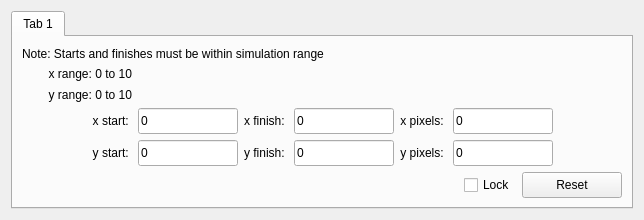
<?xml version="1.0" encoding="UTF-8"?>
<ui version="4.0">
 <class>StemAreaFrame</class>
 <widget class="QWidget" name="StemAreaFrame">
  <property name="geometry">
   <rect>
    <x>0</x>
    <y>0</y>
    <width>644</width>
    <height>218</height>
   </rect>
  </property>
  <property name="windowTitle">
   <string>Form</string>
  </property>
  <layout class="QVBoxLayout" name="verticalLayout">
   <item>
    <widget class="QTabWidget" name="tabWidget">
     <property name="currentIndex">
      <number>0</number>
     </property>
     <widget class="QWidget" name="tab">
      <attribute name="title">
       <string>Tab 1</string>
      </attribute>
      <layout class="QGridLayout" name="gridLayout">
       <item row="3" column="1">
        <widget class="QLabel" name="label_1">
         <property name="text">
          <string>x start: </string>
         </property>
         <property name="alignment">
          <set>Qt::AlignRight|Qt::AlignTrailing|Qt::AlignVCenter</set>
         </property>
        </widget>
       </item>
       <item row="5" column="0" colspan="8">
        <layout class="QHBoxLayout" name="horizontalLayout">
         <item>
          <spacer name="hSpacer_3">
           <property name="orientation">
            <enum>Qt::Horizontal</enum>
           </property>
           <property name="sizeHint" stdset="0">
            <size>
             <width>40</width>
             <height>20</height>
            </size>
           </property>
          </spacer>
         </item>
         <item>
          <widget class="QCheckBox" name="chkLock">
           <property name="text">
            <string>Lock</string>
           </property>
          </widget>
         </item>
         <item>
          <widget class="QPushButton" name="btnReset">
           <property name="minimumSize">
            <size>
             <width>100</width>
             <height>26</height>
            </size>
           </property>
           <property name="maximumSize">
            <size>
             <width>100</width>
             <height>16777215</height>
            </size>
           </property>
           <property name="text">
            <string>Reset</string>
           </property>
          </widget>
         </item>
        </layout>
       </item>
       <item row="0" column="0" colspan="8">
        <widget class="QLabel" name="label">
         <property name="text">
          <string>Note: Starts and finishes must be within simulation range</string>
         </property>
        </widget>
       </item>
       <item row="3" column="5">
        <widget class="QLabel" name="label_5">
         <property name="text">
          <string>x pixels: </string>
         </property>
         <property name="alignment">
          <set>Qt::AlignRight|Qt::AlignTrailing|Qt::AlignVCenter</set>
         </property>
        </widget>
       </item>
       <item row="1" column="0" colspan="8">
        <widget class="QLabel" name="lblRangeX">
         <property name="text">
          <string>        x range: 0 to 10</string>
         </property>
        </widget>
       </item>
       <item row="4" column="1">
        <widget class="QLabel" name="label_3">
         <property name="text">
          <string>y start: </string>
         </property>
         <property name="alignment">
          <set>Qt::AlignRight|Qt::AlignTrailing|Qt::AlignVCenter</set>
         </property>
        </widget>
       </item>
       <item row="4" column="2">
        <widget class="QLineEdit" name="edtStartY">
         <property name="minimumSize">
          <size>
           <width>100</width>
           <height>26</height>
          </size>
         </property>
         <property name="maximumSize">
          <size>
           <width>100</width>
           <height>16777215</height>
          </size>
         </property>
         <property name="text">
          <string>0</string>
         </property>
        </widget>
       </item>
       <item row="3" column="6">
        <widget class="QLineEdit" name="edtPixelsX">
         <property name="minimumSize">
          <size>
           <width>100</width>
           <height>26</height>
          </size>
         </property>
         <property name="maximumSize">
          <size>
           <width>100</width>
           <height>16777215</height>
          </size>
         </property>
         <property name="text">
          <string>0</string>
         </property>
        </widget>
       </item>
       <item row="3" column="2">
        <widget class="QLineEdit" name="edtStartX">
         <property name="minimumSize">
          <size>
           <width>100</width>
           <height>26</height>
          </size>
         </property>
         <property name="maximumSize">
          <size>
           <width>100</width>
           <height>16777215</height>
          </size>
         </property>
         <property name="text">
          <string>0</string>
         </property>
        </widget>
       </item>
       <item row="4" column="5">
        <widget class="QLabel" name="label_6">
         <property name="text">
          <string>y pixels: </string>
         </property>
         <property name="alignment">
          <set>Qt::AlignRight|Qt::AlignTrailing|Qt::AlignVCenter</set>
         </property>
        </widget>
       </item>
       <item row="4" column="6">
        <widget class="QLineEdit" name="edtPixelsY">
         <property name="minimumSize">
          <size>
           <width>100</width>
           <height>26</height>
          </size>
         </property>
         <property name="maximumSize">
          <size>
           <width>100</width>
           <height>16777215</height>
          </size>
         </property>
         <property name="text">
          <string>0</string>
         </property>
        </widget>
       </item>
       <item row="4" column="3">
        <widget class="QLabel" name="label_4">
         <property name="text">
          <string>y finish: </string>
         </property>
         <property name="alignment">
          <set>Qt::AlignRight|Qt::AlignTrailing|Qt::AlignVCenter</set>
         </property>
        </widget>
       </item>
       <item row="4" column="4">
        <widget class="QLineEdit" name="edtFinishY">
         <property name="minimumSize">
          <size>
           <width>100</width>
           <height>26</height>
          </size>
         </property>
         <property name="maximumSize">
          <size>
           <width>100</width>
           <height>16777215</height>
          </size>
         </property>
         <property name="text">
          <string>0</string>
         </property>
        </widget>
       </item>
       <item row="4" column="7">
        <spacer name="hSpacer_2">
         <property name="orientation">
          <enum>Qt::Horizontal</enum>
         </property>
         <property name="sizeHint" stdset="0">
          <size>
           <width>40</width>
           <height>20</height>
          </size>
         </property>
        </spacer>
       </item>
       <item row="3" column="4">
        <widget class="QLineEdit" name="edtFinishX">
         <property name="minimumSize">
          <size>
           <width>100</width>
           <height>26</height>
          </size>
         </property>
         <property name="maximumSize">
          <size>
           <width>100</width>
           <height>16777215</height>
          </size>
         </property>
         <property name="text">
          <string>0</string>
         </property>
        </widget>
       </item>
       <item row="3" column="3">
        <widget class="QLabel" name="label_2">
         <property name="text">
          <string>x finish: </string>
         </property>
         <property name="alignment">
          <set>Qt::AlignRight|Qt::AlignTrailing|Qt::AlignVCenter</set>
         </property>
        </widget>
       </item>
       <item row="4" column="0">
        <spacer name="hSpacer">
         <property name="orientation">
          <enum>Qt::Horizontal</enum>
         </property>
         <property name="sizeHint" stdset="0">
          <size>
           <width>40</width>
           <height>20</height>
          </size>
         </property>
        </spacer>
       </item>
       <item row="2" column="0" colspan="8">
        <widget class="QLabel" name="lblRangeY">
         <property name="text">
          <string>        y range: 0 to 10</string>
         </property>
        </widget>
       </item>
      </layout>
     </widget>
    </widget>
   </item>
  </layout>
 </widget>
 <resources/>
 <connections/>
</ui>
